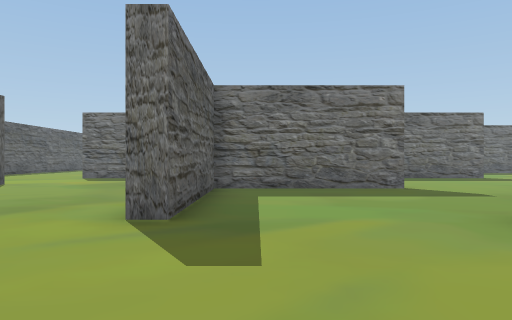
view 1 (above)

19 first-person views from a walk through a 3-D level made in the Unity game engine. The camera is 1.4 m above the floor, looks level and sees 70° across. The floor is counted in squares, 2 m on a side. Each view is taken from the middle of a square. On the plan, view 1 faces up. The plan holds only what a view shows up to about 11 squares ahead; the rest is blank. The place goes on beyond the plan. The player is left out. Some animated figures are left out.

view 2
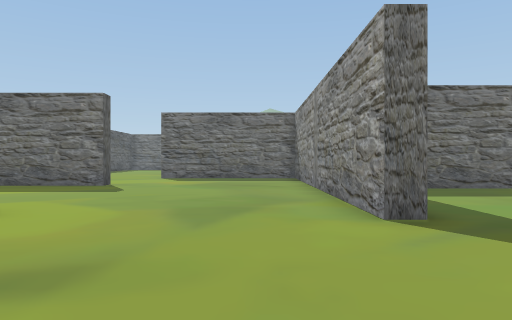

view 3
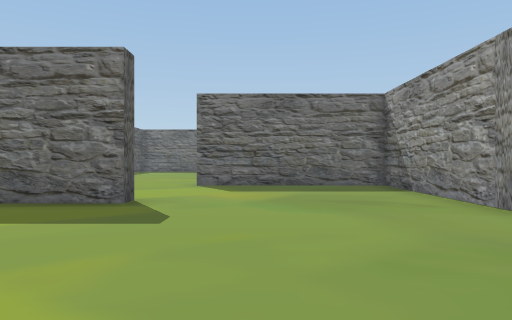

view 4
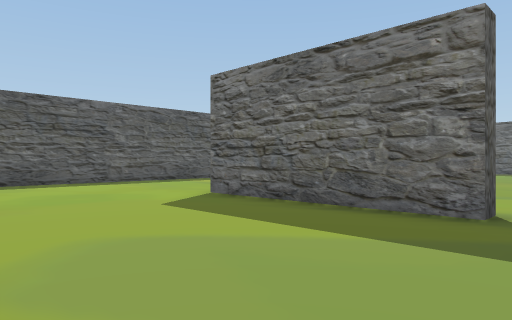

view 5
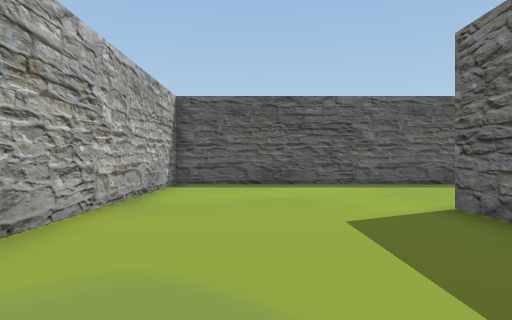

view 6
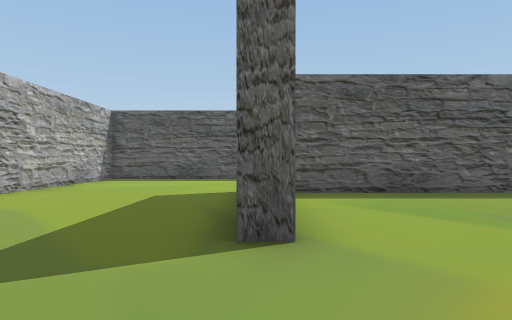

view 7
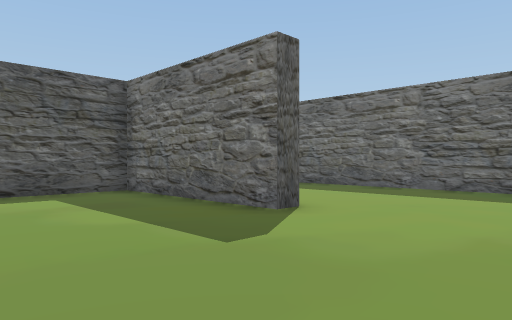

view 8
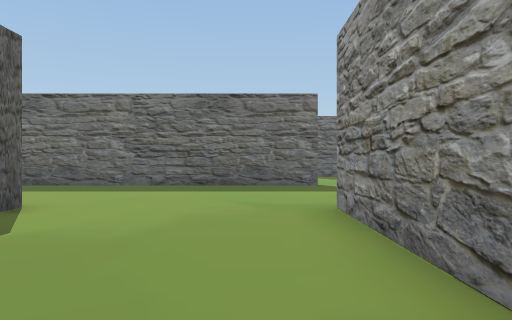

view 9
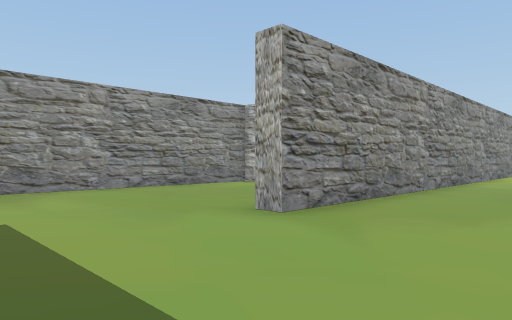

view 10
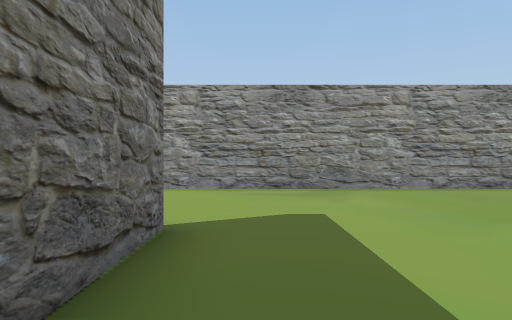

view 11
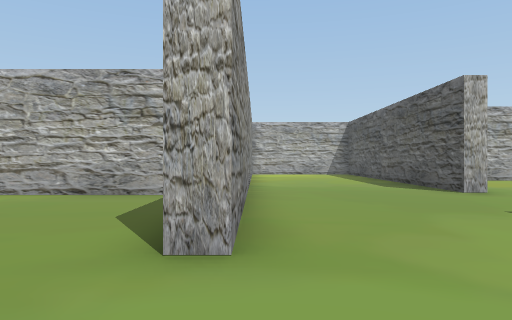

view 12
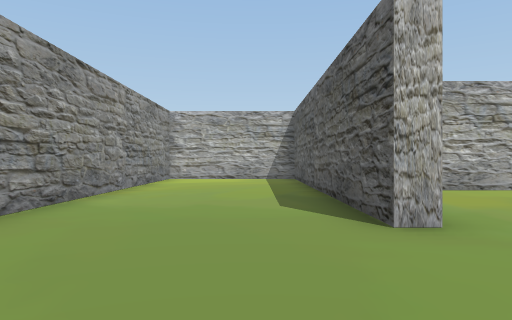

view 13
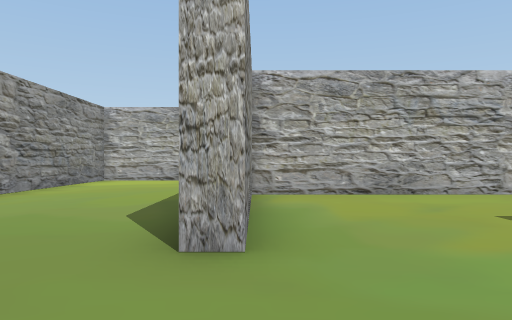

view 14
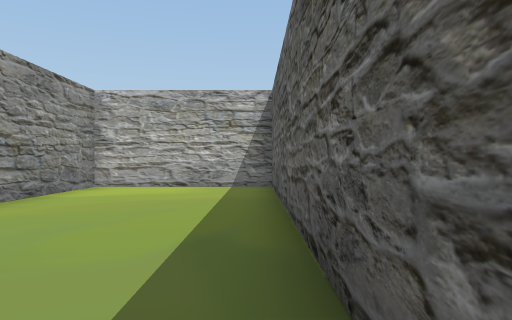

view 15
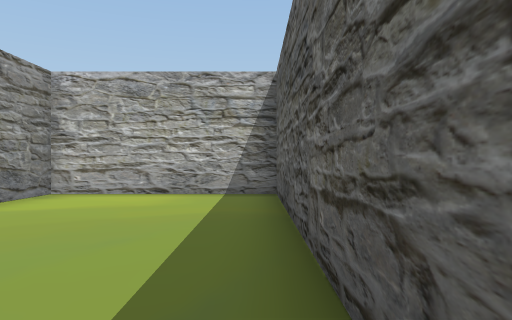

view 16
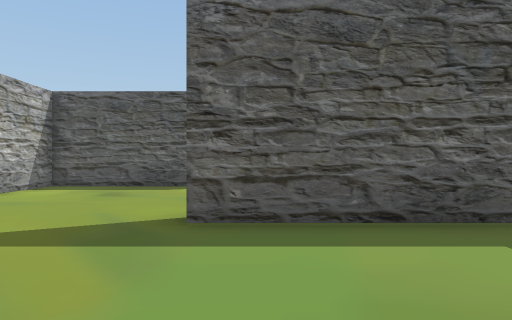

view 17
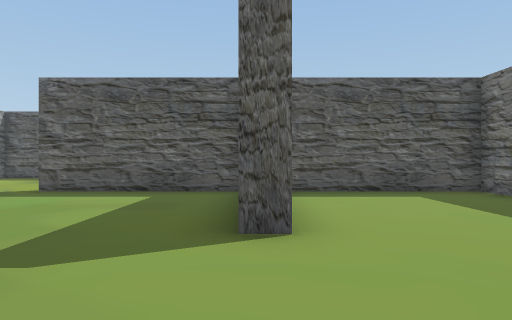

view 18
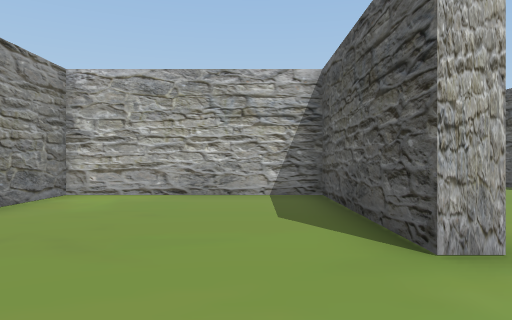

view 19
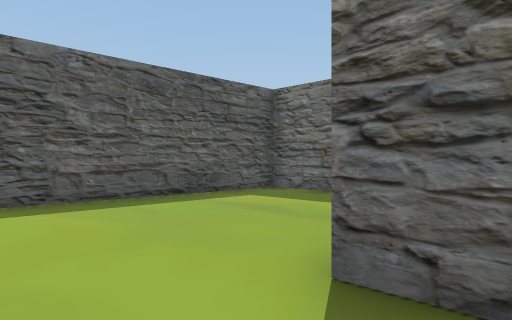

### Floor plan
Points are (right, up) in squares from view 1. A wall is a line through its corners. A room is listed if a view was taken in it or the views show most of it. See-through windows are left out.
Room 1 (views 1, 2, 3, 4, 5, 6, 7, 8, 9, 10, 11, 12, 13, 14, 15, 16, 17, 18, 19)
walls: (3.6, 9.4) (3.6, 8.8) (-1, 8.8) (-1, 4.2) (-1.5, 4.2) (-1.5, 13.9) (-6.6, 13.9); (3.1, 0.6) (3.1, 4.2) (3.6, 4.2) (3.6, -5.5) (8.2, -5.5) (8.2, 9.3) (8.7, 9.3) (8.7, 4.7) (13.8, 4.7) (13.8, 14.5); (-6.6, 3.2) (-6.6, -0.4) (-4.6, -0.4); (-2.2, -0.4) (3.1, -0.4); (-7.1, 10.4) (-7.1, 9.8) (-12.2, 9.8); (8.8, 13.9) (-1, 13.9) (-1, 9.8); (-11.7, 14.5) (-11.7, 10.8); (-17.3, 14.5) (-17.3, 4.7) (-10.1, 4.7)

Positions as (right, up) in squares from view 1, and headings:
1: (0, 0), facing up
2: (-3, 0), facing up
3: (-5, 4), facing up
4: (-6, 5), facing up-left
5: (-7, 7), facing left
6: (-4, 10), facing left
7: (7, 5), facing up-left
8: (7, 4), facing up
9: (5, 13), facing down-right
10: (5, 13), facing right
11: (8, 12), facing down
12: (5, 8), facing down
13: (3, 7), facing down
14: (4, 4), facing down
15: (4, 2), facing down
16: (3, 5), facing left
17: (7, 9), facing left
18: (10, 12), facing down
19: (-11, 8), facing up-left
